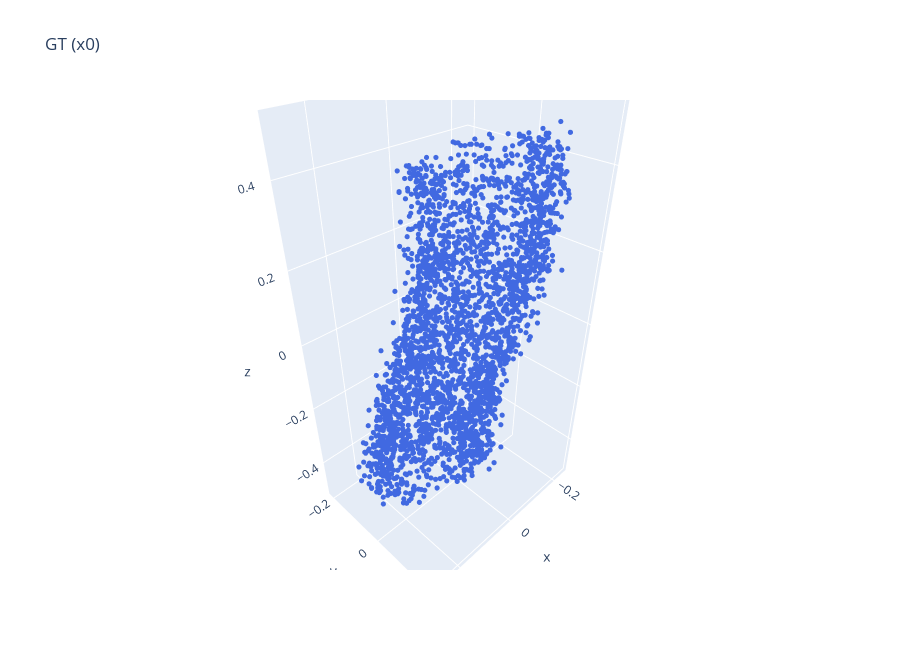
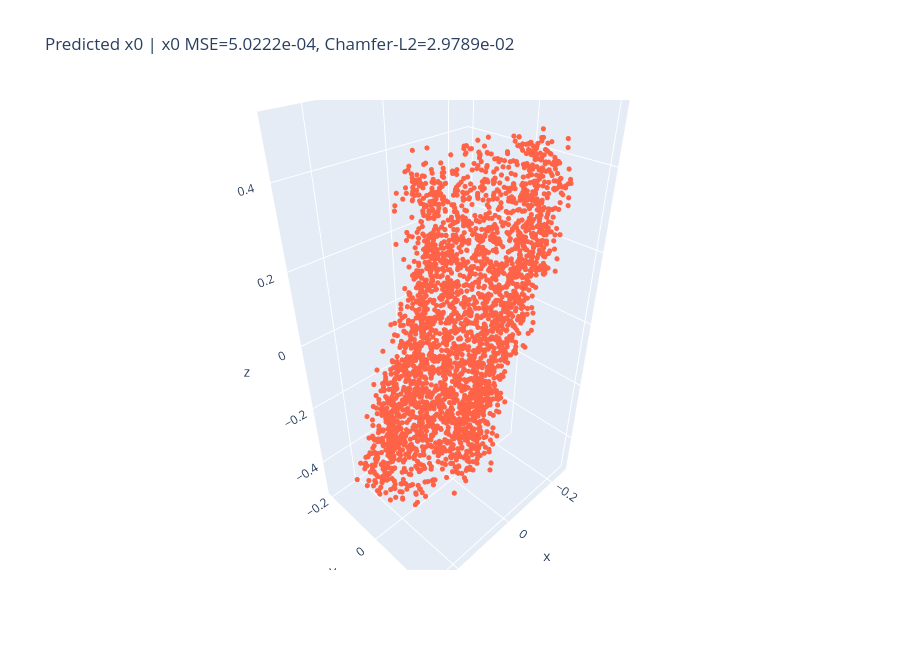

Source (notebook cell) for these figures, in order:
### Markdown cell above
## GT vs Predicted from Forward Noise
This evaluation diffuses one sample with known Gaussian noise `q(x_t | x_0)`, then reconstructs `x_0` from the model prediction and compares GT vs predicted geometry.

### Code cell
import importlib.util
import subprocess
import sys

if importlib.util.find_spec('plotly') is None:
    subprocess.check_call([sys.executable, '-m', 'pip', 'install', 'plotly'])

import plotly.graph_objects as go
import plotly.io as pio

pio.renderers.default = 'vscode' if 'vscode' in pio.renderers else 'notebook_connected'

def chamfer_l2(a_xyz, b_xyz):
    d = torch.cdist(a_xyz.unsqueeze(0), b_xyz.unsqueeze(0), p=2).squeeze(0)
    return d.min(dim=1).values.mean() + d.min(dim=0).values.mean()

model.eval()
with torch.no_grad():
    eval_loader = val_loader if len(val_loader) > 0 else train_loader
    batch = next(iter(eval_loader))
    x0 = batch['train_points'].transpose(1, 2).to(device)[:1]
    t = torch.full((x0.shape[0],), 500, device=device, dtype=torch.long)
    noise = torch.randn_like(x0)

    x_t = model.diffusion.q_sample(x_start=x0, t=t, noise=noise)
    eps_pred = model._denoise(x_t, t)
    x0_pred = model.diffusion._predict_xstart_from_eps(x_t, t, eps_pred)

    gt = x0[0].transpose(0, 1).contiguous()
    pred = x0_pred[0].transpose(0, 1).contiguous()

    eps_mse = ((eps_pred - noise) ** 2).mean().item()
    x0_mse = ((x0_pred - x0) ** 2).mean().item()
    cd = chamfer_l2(gt, pred).item()

print(f'Eval check | eps MSE: {eps_mse:.6f} | x0 MSE: {x0_mse:.6f} | Chamfer-L2: {cd:.6f}')

gt_np = gt.detach().cpu().numpy()
pred_np = pred.detach().cpu().numpy()

fig_gt = go.Figure()
fig_gt.add_trace(go.Scatter3d(
    x=gt_np[:, 0], y=gt_np[:, 1], z=gt_np[:, 2],
    mode='markers',
    marker=dict(size=3, color='royalblue'),
    name='GT (x0)'
))
fig_gt.update_layout(
    title='GT (x0)',
    scene=dict(xaxis_title='x', yaxis_title='y', zaxis_title='z'),
    width=900,
    height=650,
    showlegend=False,
    scene_aspectmode='data',
)

fig_pred = go.Figure()
fig_pred.add_trace(go.Scatter3d(
    x=pred_np[:, 0], y=pred_np[:, 1], z=pred_np[:, 2],
    mode='markers',
    marker=dict(size=3, color='tomato'),
    name='Predicted x0 from forward noise'
))
fig_pred.update_layout(
    title=f'Predicted x0 | x0 MSE={x0_mse:.4e}, Chamfer-L2={cd:.4e}',
    scene=dict(xaxis_title='x', yaxis_title='y', zaxis_title='z'),
    width=900,
    height=650,
    showlegend=False,
    scene_aspectmode='data',
)

fig_gt.show()
fig_pred.show()

### Figure 1 — Plotly figure (JSON) as saved in the notebook; plotly's stock layout.template omitted (floating-point values rounded to 4 significant figures; data arrays with more than 128 entries replaced by an {"elided": "..."} marker saying what was removed)
{"data": [{"marker": {"color": "royalblue", "size": 3}, "mode": "markers", "name": "GT (x0)", "type": "scatter3d", "x": {"elided": "3000 float values"}, "y": {"elided": "3000 float values"}, "z": {"elided": "3000 float values"}}], "layout": {"height": 650, "scene": {"aspectmode": "data", "xaxis": {"title": {"text": "x"}}, "yaxis": {"title": {"text": "y"}}, "zaxis": {"title": {"text": "z"}}}, "showlegend": false, "title": {"text": "GT (x0)"}, "width": 900}}

### Figure 2 — Plotly figure (JSON) as saved in the notebook; plotly's stock layout.template omitted (floating-point values rounded to 4 significant figures; data arrays with more than 128 entries replaced by an {"elided": "..."} marker saying what was removed)
{"data": [{"marker": {"color": "tomato", "size": 3}, "mode": "markers", "name": "Predicted x0 from forward noise", "type": "scatter3d", "x": {"elided": "3000 float values"}, "y": {"elided": "3000 float values"}, "z": {"elided": "3000 float values"}}], "layout": {"height": 650, "scene": {"aspectmode": "data", "xaxis": {"title": {"text": "x"}}, "yaxis": {"title": {"text": "y"}}, "zaxis": {"title": {"text": "z"}}}, "showlegend": false, "title": {"text": "Predicted x0 | x0 MSE=5.0222e-04, Chamfer-L2=2.9789e-02"}, "width": 900}}
